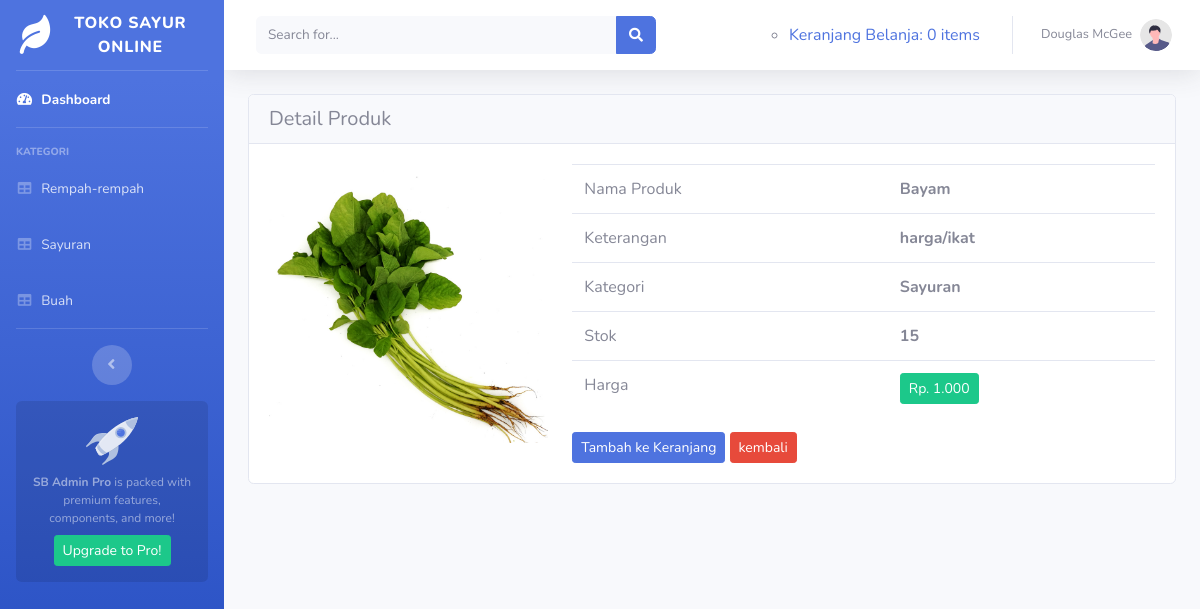
The page /toko_online/index.php/dashboard/detail/1 on the database as committed earlier.
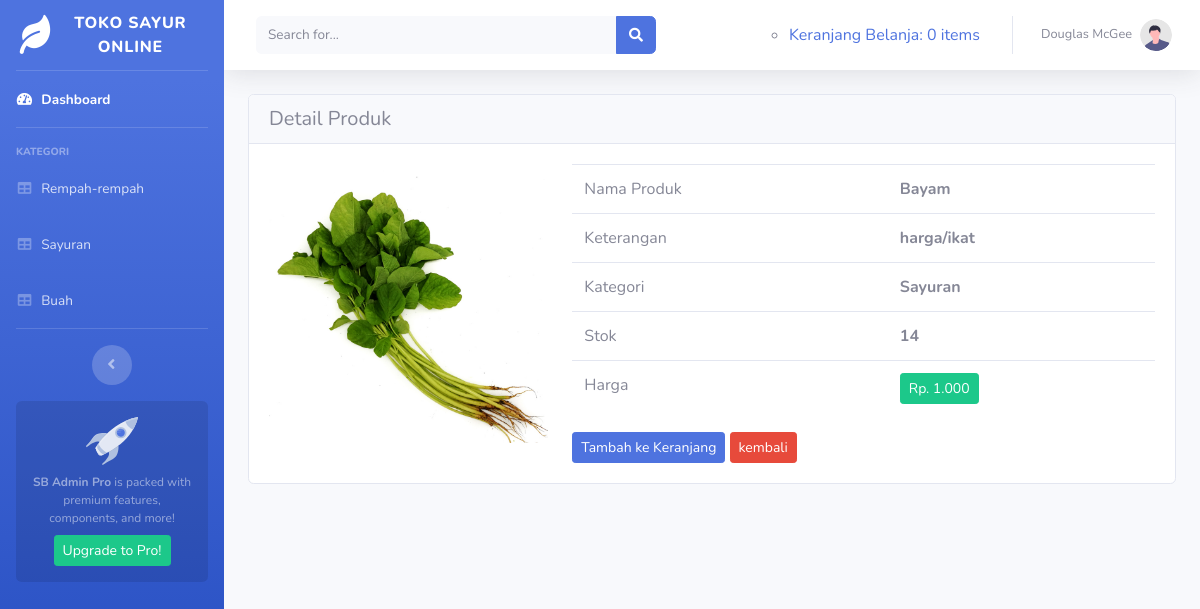
The same page on the database as committed later.
### tables this page shows
CREATE TABLE `sayuran` (
  `id_sayuran` int(11) NOT NULL,
  `nama_sayuran` varchar(120) NOT NULL,
  `keterangan` varchar(225) NOT NULL,
  `kategori` varchar(60) NOT NULL,
  `harga` int(11) NOT NULL,
  `stok` int(4) NOT NULL,
  `gambar` text NOT NULL
);

### toko_online/application/controllers/dashboard.php (called while the page is built, shortened)
<?php
class Dashboard extends CI_Controller {
    public function detail($id_brg)
    {
        $data['barang'] = $this->model_barang->detail_brg($id_brg);
        $this->load->view('templates/header');
         $this->load->view('templates/sidebar');
        $this->load->view('detail_barang',$data);
        $this->load->view('templates/footer');
    }
}

### toko_online/index.php (called while the page is built, shortened)
<?php
require_once BASEPATH.'core/CodeIgniter.php';

### toko_online/application/models/model_barang.php (called while the page is built, shortened)
<?php
class model_barang extends CI_model{
	public function detail_brg($id_brg)
	{
		$result = $this->db->where('id_sayuran',$id_brg)->get('sayuran');
		if($result->num_rows() > 0){
			return $result->result();
		}else {
			return false;
		}
	}
}

### toko_online/application/views/detail_barang.php (the view)
<div class="container-fluid">
	<div class="card">
  	  <h5 class="card-header">Detail Produk</h5>
  	  <div class="card-body">
  		    <?php foreach ($barang as $brg): ?>
  		    <div class="row">
   		  	  <div class="col-md-4">
   		  			  <img src="<?php echo base_url().'/assets/img/' .$brg->gambar ?>" class="card-img-top">
   		  	</div>
   		   	<div class="col-md-8">
   		   		<table class="table">
   		   			<tr>
   		   				<td>Nama Produk</td>
   		   				<td><strong><?php echo $brg->nama_sayuran ?></strong></td>
   		   			</tr>
   		   			<tr>
   		   				<td>Keterangan</td>
   		   				<td><strong><?php echo $brg->keterangan ?></strong></td>
   		   			</tr>
   		   			<tr>
   		   				<td>Kategori</td>
   		   				<td><strong><?php echo $brg->kategori ?></strong></td>
   		   			</tr>
   		   			<tr>
   		   				<td>Stok</td>
   		   				<td><strong><?php echo $brg->stok ?></strong></td>
   		   			</tr>
   		   			<tr>
   		   				<td>Harga</td>
   		   				<td><strong><div class="btn btn-sm btn-success">Rp. <?php echo number_format($brg->harga,0,',','.')  ?></div></strong></td>
   		   			</tr>
   		   		</table>
   		   		<?php echo anchor('dashboard/tambah_ke_keranjang/'.$brg ->id_sayuran,'<div class="btn btn-sm btn-primary">Tambah ke Keranjang</div>') ?>
   		   		<?php echo anchor('dashboard/index/','<div class="btn btn-sm btn-danger">kembali</div>') ?>
   		   	 </div>
   		</div>
   	<?php endforeach; ?>
  	  </div>
	</div>
</div>

Rows that differ between the two databases and show on the page:
changed sayuran "Bayam": stok "15" → "14"
